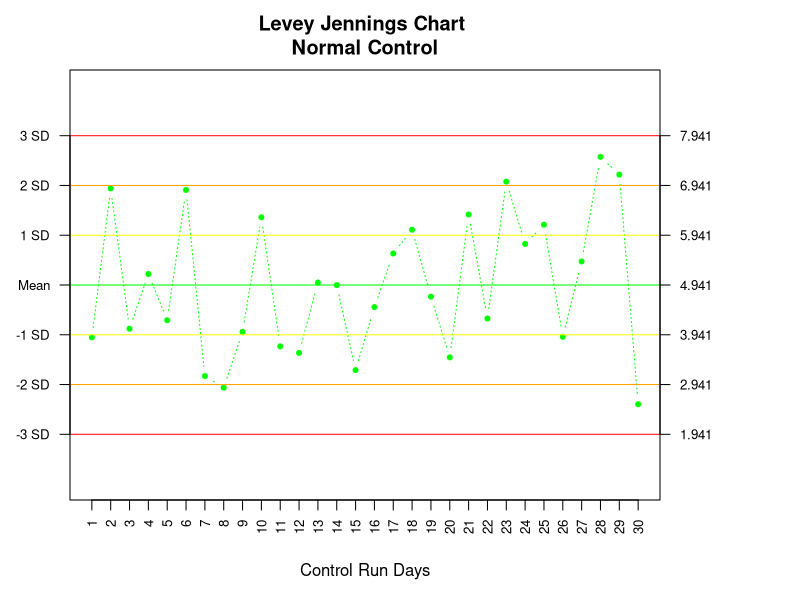

Generate this figure with R:
# Statistical Process Control
# Levy-Jennings Chart
# Author : Aurthur Musendame

rm(list = ls())

# set.seed( seed = NULL)

# LJStats
LjStats <- function(x){
  cl.sds      <<- -4:4 + mean(x)  # Mean +/- -4:4 Standard Deviations
  cl.ylim     <<- c(cl.sds[1], cl.sds[9]) # Y Limit : 4 standard devitions
  cl.sd.names <- c("-3 SD", "-2 SD", "-1 SD", "Mean", "1 SD", "2 SD", "3 SD")  # Standard Deviation Labels
  cl.base     <<- data.frame(cl.sd.names, cl.sds[2]:cl.sds[8], stringsAsFactors = FALSE)
  return(c(Obs = length(x),
           Mean = cl.sds[5],
           SD = sd(x)))
}

# Number of days based on number of obserbvations
LjObs <- function(x){
  obs <- length(x)
  return (obs)
}


# Plot the SPC Chart
LjChart <- function(x, title = main.title){
  LjStats(x)
  days  <- 1:LjObs(x)
  # Set the text and margin sizes
  par(cex.axis = 0.8, mai = c(1, 0.7, 0.7, 1), fig = c(0, 0.95, 0, 1))
  # Plotting the SPC
  plot(days, x,
       xaxt = "n",
       yaxt = "n",
       pch  = 20, # use also 1, 4, 18 etc
       lty  = 3,
       ylim = cl.ylim,  # c(cl.base[,2][7],cl.base[,2][1])
       type = "b",
       col  = "green",
       ylab = "",
       xlab = "Control Run Days",
       main = title
  )
  #  Draw the Standard Deviation Lines
  abline(h   = c(cl.base[, 2]), 
         col = c("red", "orange", "yellow", "green", "yellow", "orange", "red"))
  axis(1, at = days, labels = days, las = 2)
  # Left Labels 
  axis(2, at = cl.base[, 2], labels = cl.base[, 1], las = 2) 
  # Right Labels - Numerical
  axis(4, at = cl.base[,2], labels = round(cl.base[,2], digits = 3), las = 2)
  ## Add a BoxPlot to the plot
  #par(fig = c(0.675, 1, 0, 1), new = TRUE)
  #boxplot(cl.base[, 2], axes = FALSE)
}

normal.control <- rnorm(1:30,5,1.3)
main.title <- "Levey Jennings Chart \n Normal Control "
#normal control
LjChart(normal.control)
normal.control
LjStats(normal.control)




